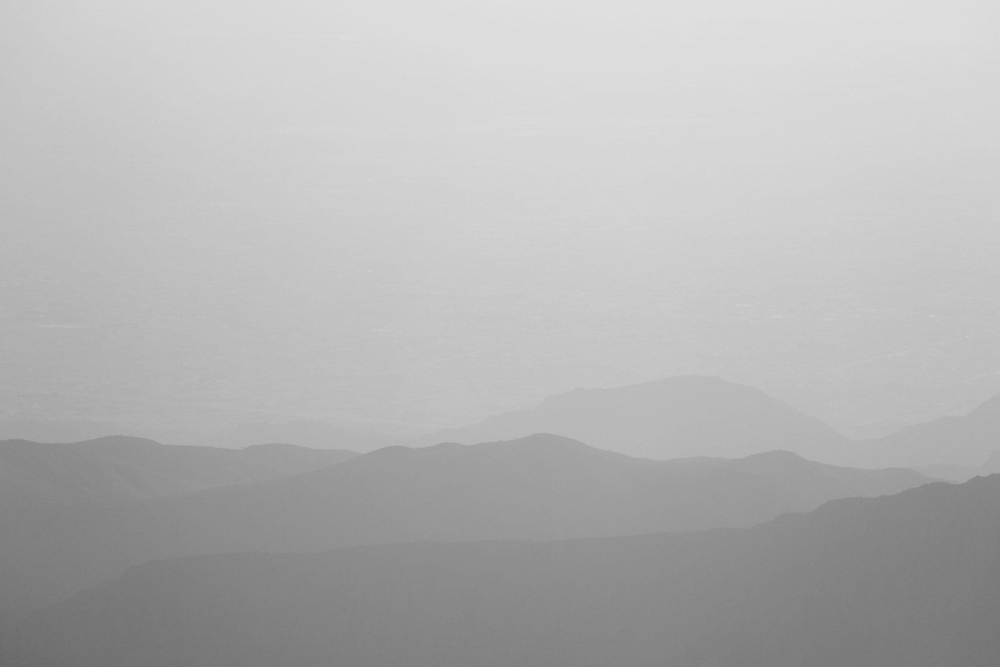
//> input picture hafta_3.png, 1000 x 667 px, shrunk from 3000 x 2000 before the run
$ ./hafta_3_2   (built with g++ and OpenCV 4)
//> lines starting //> are read from the running program, lines starting //| are printed output that depends on the picture
#include <opencv2/opencv.hpp>
#include <iostream>
using namespace cv;
using namespace std;

int main() {
    // 1. Open image as grayscale
    Mat img = imread("/content/hafta_3.png", IMREAD_GRAYSCALE);
//> img is the input picture: 667 rows x 1000 cols, CV_8UC1; min 104, max 225, mean 180.4

    if (img.empty()) {
        cout << "Error: Image not found!" << endl;
        return 1;
    }

    // 2. Calculate the 256-bin histogram manually
    int histogram[256] = {0};

    for (int y = 0; y < img.rows; y++) {
        for (int x = 0; x < img.cols; x++) {
            int pixel = img.at<uchar>(y, x);
            histogram[pixel]++;
        }
    }
//> after the loop, histogram = 256 values, max 20791 at index 220, min 0 at index 0, mean 2605.5

    // 3. Calculate the CDF manually
    int cdf[256] = {0};
    cdf[0] = histogram[0];

    for (int i = 1; i < 256; i++) {
        cdf[i] = cdf[i - 1] + histogram[i];
    }
//> after the loop, cdf = 256 values from 0 to 667000

    // Find the first non-zero CDF value
    int cdfMin = 0;

    for (int i = 0; i < 256; i++) {
        if (cdf[i] > 0) {
            cdfMin = cdf[i];
            break;
        }
    }
//> this loop made 105 passes
//> cdfMin on pass 105: 13

    // 4. Equalize the histogram manually
    Mat result(img.rows, img.cols, CV_8UC1);
    int totalPixels = img.rows * img.cols;
//> totalPixels = 667000

    for (int y = 0; y < img.rows; y++) {
        for (int x = 0; x < img.cols; x++) {
            int oldPixel = img.at<uchar>(y, x);

            int newPixel = 0;

            if (totalPixels > cdfMin) {
                newPixel = (int)(
                    (double)(cdf[oldPixel] - cdfMin) * 255
                    / (totalPixels - cdfMin)
                );
            }

            result.at<uchar>(y, x) = (uchar)newPixel;
        }
    }
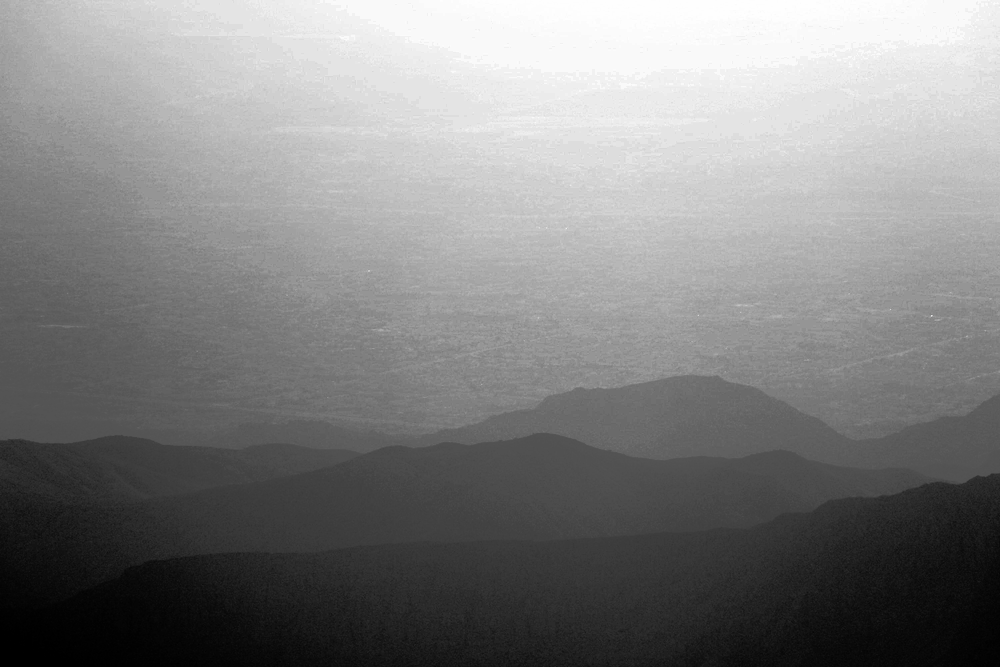
//> result: 667 rows x 1000 cols, CV_8UC1; min 0, max 255, mean 128.7

    // 5. Save the output image
    imwrite("/content/hafta_3_equalized.png", result);

    cout << "Image size: " << img.cols << " x " << img.rows << endl;
//| Image size: 1000 x 667
    cout << "Total pixels: " << totalPixels << endl;
//| Total pixels: 667000
    cout << "CDF minimum: " << cdfMin << endl;
//| CDF minimum: 13

    cout << "\nParlaklık\tHistogram\tCDF" << endl;

    for (int i = 0; i < 256; i++) {
        cout << i << "\t\t"
             << histogram[i] << "\t\t"
             << cdf[i] << endl;
    }
//> this loop made 256 passes
//| 0		0		0
//| 1		0		0
//| 2		0		0
//| 3		0		0
//| 4		0		0
//| 5		0		0
//| 6		0		0
//| 7		0		0
//> (output is shown up to pass 8 of 256)

    return 0;
}
